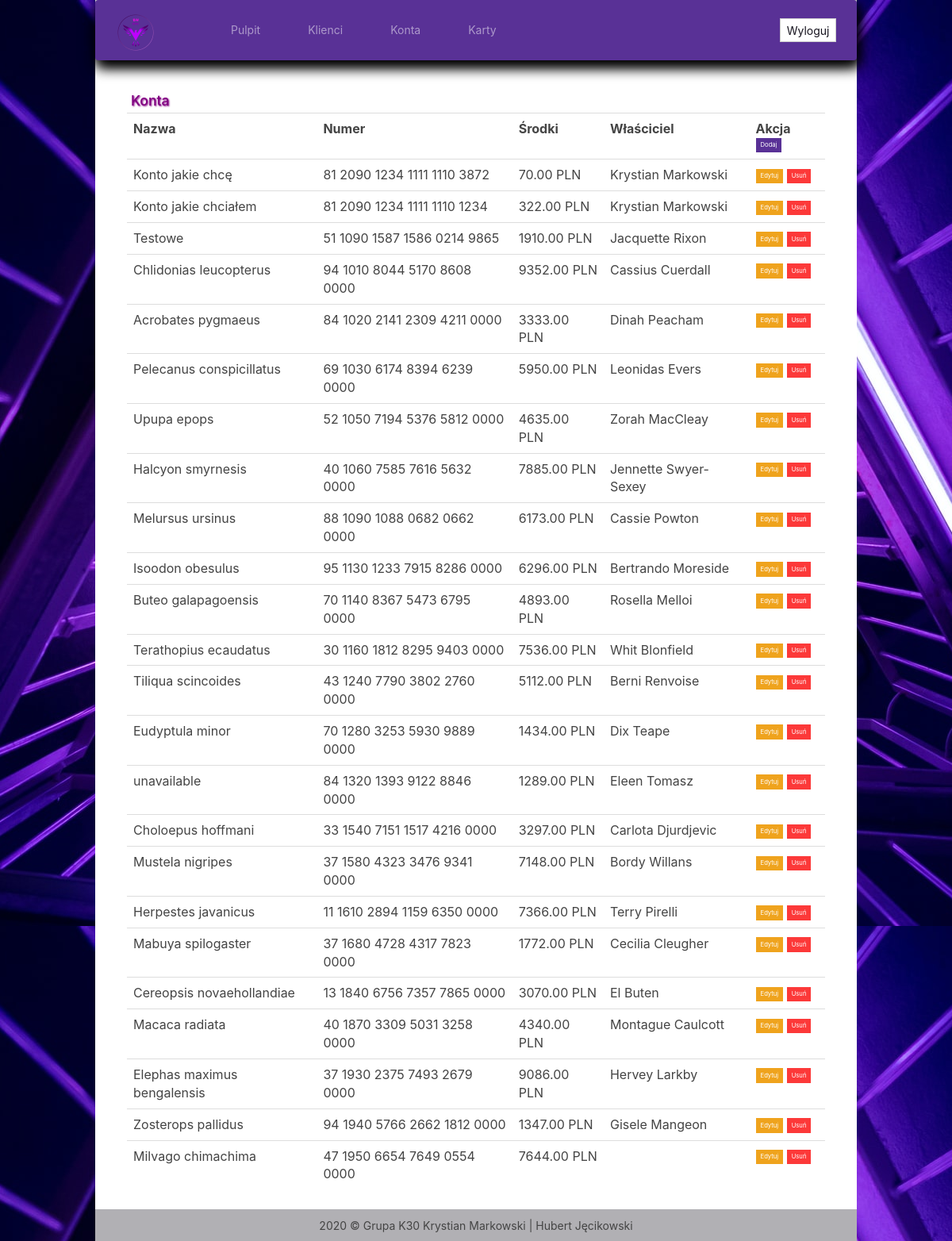
The page /accounts.php on the database its author committed.
### tables this page shows
CREATE TABLE `account` (
  `id` int(11) NOT NULL,
  `name` text NOT NULL,
  `number` text NOT NULL,
  `funds` double NOT NULL,
  `currency` text NOT NULL
);

CREATE TABLE `customer` (
  `id` int(11) NOT NULL,
  `name` text NOT NULL,
  `surname` text NOT NULL,
  `username` text NOT NULL,
  `email` text NOT NULL,
  `password` text NOT NULL,
  `last_login` timestamp NOT NULL DEFAULT current_timestamp() ON UPDATE current_timestamp()
);

### accounts.php (the view, shortened to what this page needs)
<html lang="PL">
<body>
    <div id="page-container">
        <div id="content-wrap">
            <nav class="navbar navbar-expand-lg navbar-dark bg-primary">
                <a class="navbar-brand" href="logged.php"><img src="logo.png" height="50px" width="50px" alt="logo"></a>
                <div class="collapse navbar-collapse" id="navbarColor01">
                  <ul class="navbar-nav mr-auto">
                    <li class="nav-item">
                      <a class="nav-link" href="./logged_employee.php">Pulpit</a>
                    </li>
                    <li class="nav-item">
                      <a class="nav-link" href="./customers.php">Klienci</a>
                    </li>
                    <li class="nav-item">
                      <a class="nav-link" href="./accounts.php">Konta</a>
                    </li>
                    <li class="nav-item">
                      <a class="nav-link" href="./cards.php">Karty</a>
                    </li>
                  </ul>
                  <a href="./logout.php" class="btn btn-secondary">Wyloguj</a>
                </div>
			</nav>
				<div class="main-container">
			<?php
                require_once "connect.php";
                $account_list = $polaczenie->query("
                    SELECT
                    a.id, a.name, a.number, a.funds, a.currency, c.name AS `imie`, c.surname AS `nazwisko`
                    FROM account a
                    LEFT JOIN account_to_customer atc ON a.id = atc.id_account
                    LEFT JOIN customer c ON c.id = atc.id_customer");
                ?>
				<h2>Konta</h2>
				<table class="table table-hover">
					<tr>
						<th>Nazwa</th>
						<th>Numer</th>
						<th>Środki</th>
						<th>Właściciel</th>
                        <th>Akcja <a href="./accounts.php?do=1" class="btn btn-primary btn-sm">Dodaj</a></th>
					</tr>
			<?php
				while($al = $account_list->fetch_assoc())
				{
					$funds = number_format((float)$al['funds'], 2, '.', '');
					$number1 = substr($al['number'], 0, 2);
					$number2 = substr($al['number'], 2, 4);
					$number3 = substr($al['number'], 6, 4);
					$number4 = substr($al['number'], 10, 4);
					$number5 = substr($al['number'], 14, 4);
					$number6 = substr($al['number'], 22, 4);
					$number = $number1." ".$number2." ".$number3." ".$number4." ".$number5." ".$number6;
					echo '<tr>
					<td>'.$al['name'].'</td>
					<td>'.$number.'</td>
					<td>'.$funds.' '.$al['currency'].'</td>
					<td>'.$al['imie'].' '.$al['nazwisko'].'</td>
                    <td><a href="./accounts.php?do=2&id='.$al['id'].'" class = "btn btn-warning btn-sm">Edytuj</a>
					<a href="./accounts.php?do=3&id='.$al['id'].'" class = "btn btn-danger btn-sm">Usuń</a></td>
					</tr>
					';
				}
			?>
				</table>
				</div>
      </div>
</body>
</html>

### rows shown on the page
account: name "Konto jakie chcę", number "81 2090 1234 1111 1110 3872", funds "70.00", currency "PLN", customer.name "Krystian", customer.surname "Markowski"
account: name "Konto jakie chciałem", number "81 2090 1234 1111 1110 1234", funds "322.00", currency "PLN", customer.name "Krystian", customer.surname "Markowski"
account: name "Testowe", number "51 1090 1587 1586 0214 9865", funds "1910.00", currency "PLN", customer.name "Jacquette", customer.surname "Rixon"
account: name "Chlidonias leucopterus", number "94 1010 8044 5170 8608 0000", funds "9352.00", currency "PLN", customer.name "Cassius", customer.surname "Cuerdall"
account: name "Acrobates pygmaeus", number "84 1020 2141 2309 4211 0000", funds "3333.00", currency "PLN", customer.name "Dinah", customer.surname "Peacham"
account: name "Pelecanus conspicillatus", number "69 1030 6174 8394 6239 0000", funds "5950.00", currency "PLN", customer.name "Leonidas", customer.surname "Evers"
account: name "Upupa epops", number "52 1050 7194 5376 5812 0000", funds "4635.00", currency "PLN", customer.name "Zorah", customer.surname "MacCleay"
account: name "Halcyon smyrnesis", number "40 1060 7585 7616 5632 0000", funds "7885.00", currency "PLN", customer.name "Jennette", customer.surname "Swyer-Sexey"
account: name "Melursus ursinus", number "88 1090 1088 0682 0662 0000", funds "6173.00", currency "PLN", customer.name "Cassie", customer.surname "Powton"
account: name "Isoodon obesulus", number "95 1130 1233 7915 8286 0000", funds "6296.00", currency "PLN", customer.name "Bertrando", customer.surname "Moreside"
account: name "Buteo galapagoensis", number "70 1140 8367 5473 6795 0000", funds "4893.00", currency "PLN", customer.name "Rosella", customer.surname "Melloi"
account: name "Terathopius ecaudatus", number "30 1160 1812 8295 9403 0000", funds "7536.00", currency "PLN", customer.name "Whit", customer.surname "Blonfield"
account: name "Tiliqua scincoides", number "43 1240 7790 3802 2760 0000", funds "5112.00", currency "PLN", customer.name "Berni", customer.surname "Renvoise"
account: name "Eudyptula minor", number "70 1280 3253 5930 9889 0000", funds "1434.00", currency "PLN", customer.name "Dix", customer.surname "Teape"
account: name "unavailable", number "84 1320 1393 9122 8846 0000", funds "1289.00", currency "PLN", customer.name "Eleen", customer.surname "Tomasz"
account: name "Choloepus hoffmani", number "33 1540 7151 1517 4216 0000", funds "3297.00", currency "PLN", customer.name "Carlota", customer.surname "Djurdjevic"
account: name "Mustela nigripes", number "37 1580 4323 3476 9341 0000", funds "7148.00", currency "PLN", customer.name "Bordy", customer.surname "Willans"
account: name "Herpestes javanicus", number "11 1610 2894 1159 6350 0000", funds "7366.00", currency "PLN", customer.name "Terry", customer.surname "Pirelli"
account: name "Mabuya spilogaster", number "37 1680 4728 4317 7823 0000", funds "1772.00", currency "PLN", customer.name "Cecilia", customer.surname "Cleugher"
account: name "Cereopsis novaehollandiae", number "13 1840 6756 7357 7865 0000", funds "3070.00", currency "PLN", customer.name "El", customer.surname "Buten"
account: name "Macaca radiata", number "40 1870 3309 5031 3258 0000", funds "4340.00", currency "PLN", customer.name "Montague", customer.surname "Caulcott"
account: name "Elephas maximus bengalensis", number "37 1930 2375 7493 2679 0000", funds "9086.00", currency "PLN", customer.name "Hervey", customer.surname "Larkby"
account: name "Zosterops pallidus", number "94 1940 5766 2662 1812 0000", funds "1347.00", currency "PLN", customer.name "Gisele", customer.surname "Mangeon"
account: name "Milvago chimachima", number "47 1950 6654 7649 0554 0000", funds "7644.00", currency "PLN"
